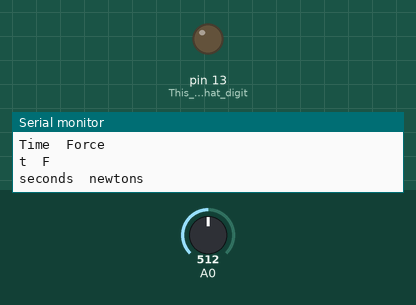
Recording of a sketch running on a simulated Arduino Uno, built with avr-gcc and run on an emulated ATmega328P. On the bench: output pins drawn as LEDs (lit = HIGH), the last lines printed to the serial monitor. The inputs (shaded band) are chosen by the test bench; at power-on: A0 = 512.

Above: at 0.1 s.
At 0.6 s:
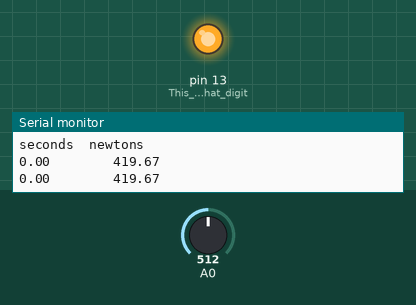
Timing chart, 0 to 2.1 s (numbered marks = the images above):
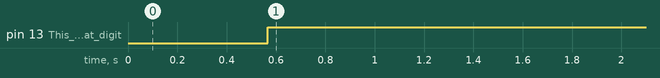

The sketch:

VernierAnalogSensorThreshold.ino
```cpp
/*
VernierAnalogSensorThreshold (v. 2014.09)
Reads a Vernier analog (BTA) sensor connnected to pin A0 of the Arduino. This
sketch displays the sensor reading on the Serial Monitor. As written, the
reading will be displayed every half second. Change the variable
TimeBetweenReadings to change the rate.

This has code added to turn on line D13 if the sensor reading exceeds a
threshold.

See www.vernier.com/arduino for more information.

*/
float Threshold =100 ;// this is the limit you are setting (here we are using 100)
////////////////////////////////////////
// This is the information on the sensor being used.
//See the www.vernier.com/products/sensors.
char Sensor[]="Hand Dynamometer";
float Intercept = -19.295;
float Slope = 175.416;
int TimeBetweenReadings = 500;
/////////////////////////////////////////
void setup()
{
  Serial.begin(9600); //initialize serial communication at 9600 bits per second
  pinMode(13, OUTPUT); // This specifies that digital line D13 will be used for output (not input, which is the default)
  Serial.println("Vernier Format 2");
  Serial.print(Sensor);
  Serial.print(" ");
  Serial.println("Readings taken using Ardunio");
  Serial.println("Data Set");
  Serial.print("Time");//long name
  Serial.print("\t"); //tab character
  Serial.println ("Force"); //long name, change to match sensor
  Serial.print ("t"); //short name
  Serial.print("\t"); //tab character
  Serial.println("F");//short name, change to match sensor
  Serial.print("seconds");//units
  Serial.print("\t"); // tab character
  Serial.println ("newtons"); //change to match sensor
}
void loop()
{
  float Count;
float Voltage;
float SensorReading;
int ReadingNumber=0;
float Time;
//the print below does the division first to avoid overflows
  Serial.print(ReadingNumber/1000.0*TimeBetweenReadings);
  Count = analogRead(A0);
  Voltage = Count / 1023 * 5.0;// convert from count to raw voltage
  SensorReading= Intercept + Voltage * Slope;
  Serial.print("        ");
  Serial.println(SensorReading);
  delay(TimeBetweenReadings);// delay in between reads for stability
  if (SensorReading>Threshold){
    digitalWrite(13, HIGH);
    }// This turns on the LED
  else
    {
    digitalWrite(13,LOW);
    }
  ReadingNumber++;
}
```

Measured:
- by itself, pin 13 (This_specifies_that_digit): LOW → HIGH at 0.57 s
